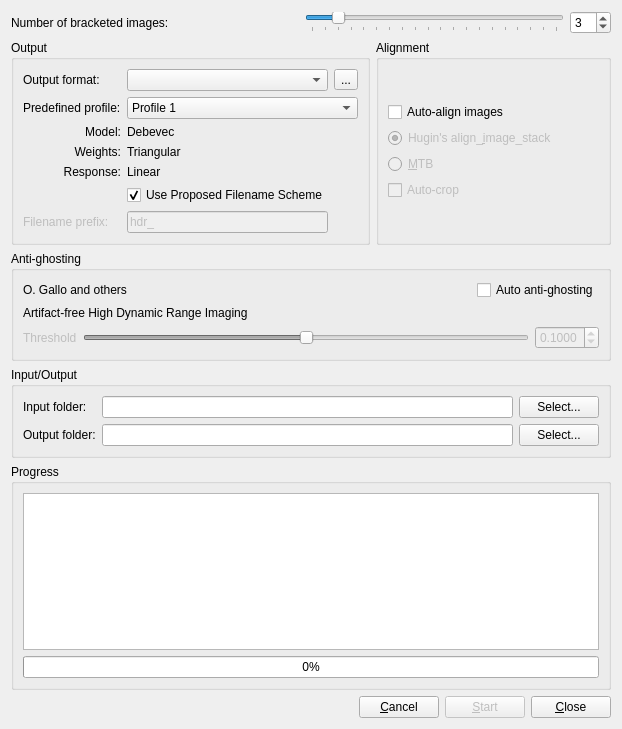
<?xml version="1.0" encoding="UTF-8"?>
<ui version="4.0">
 <class>BatchHDRDialog</class>
 <widget class="QDialog" name="BatchHDRDialog">
  <property name="geometry">
   <rect>
    <x>0</x>
    <y>0</y>
    <width>622</width>
    <height>729</height>
   </rect>
  </property>
  <property name="windowTitle">
   <string>Batch HDR</string>
  </property>
  <property name="windowIcon">
   <iconset resource="../../icons.qrc">
    <normaloff>:/program-icons/luminance-hdr</normaloff>:/program-icons/luminance-hdr</iconset>
  </property>
  <layout class="QGridLayout" name="gridLayout_9">
   <item row="1" column="0">
    <layout class="QHBoxLayout" name="horizontalLayout_4"/>
   </item>
   <item row="0" column="0" colspan="2">
    <layout class="QHBoxLayout" name="horizontalLayout" stretch="1,1,2,0">
     <item>
      <widget class="QLabel" name="label">
       <property name="text">
        <string>Number of bracketed images:</string>
       </property>
      </widget>
     </item>
     <item>
      <spacer name="horizontalSpacer">
       <property name="orientation">
        <enum>Qt::Horizontal</enum>
       </property>
       <property name="sizeHint" stdset="0">
        <size>
         <width>40</width>
         <height>20</height>
        </size>
       </property>
      </spacer>
     </item>
     <item>
      <widget class="QSlider" name="horizontalSlider">
       <property name="toolTip">
        <string>Select the number of bracketed pictures used to create the HDRs</string>
       </property>
       <property name="minimum">
        <number>1</number>
       </property>
       <property name="maximum">
        <number>20</number>
       </property>
       <property name="value">
        <number>3</number>
       </property>
       <property name="orientation">
        <enum>Qt::Horizontal</enum>
       </property>
       <property name="tickPosition">
        <enum>QSlider::TicksBelow</enum>
       </property>
       <property name="tickInterval">
        <number>1</number>
       </property>
      </widget>
     </item>
     <item>
      <widget class="QSpinBox" name="spinBox">
       <property name="toolTip">
        <string>Select the number of bracketed pictures used to create the HDRs</string>
       </property>
       <property name="minimum">
        <number>1</number>
       </property>
       <property name="maximum">
        <number>20</number>
       </property>
       <property name="value">
        <number>3</number>
       </property>
      </widget>
     </item>
    </layout>
   </item>
   <item row="2" column="0" colspan="2">
    <layout class="QHBoxLayout" name="horizontalLayout_3" stretch="1,1">
     <item>
      <widget class="QGroupBox" name="groupBoxOutput">
       <property name="sizePolicy">
        <sizepolicy hsizetype="Preferred" vsizetype="Minimum">
         <horstretch>0</horstretch>
         <verstretch>0</verstretch>
        </sizepolicy>
       </property>
       <property name="title">
        <string>Output</string>
       </property>
       <layout class="QGridLayout" name="gridLayout_7">
        <item row="0" column="0">
         <layout class="QGridLayout" name="gridLayout_5" columnstretch="0,0,0">
          <item row="0" column="1">
           <widget class="QComboBox" name="formatComboBox">
            <property name="sizePolicy">
             <sizepolicy hsizetype="Preferred" vsizetype="Fixed">
              <horstretch>1</horstretch>
              <verstretch>0</verstretch>
             </sizepolicy>
            </property>
            <property name="toolTip">
             <string>Choose an HDR output file format</string>
            </property>
            <property name="currentIndex">
             <number>-1</number>
            </property>
           </widget>
          </item>
          <item row="6" column="0">
           <widget class="QLabel" name="label_4">
            <property name="enabled">
             <bool>false</bool>
            </property>
            <property name="text">
             <string>Filename prefix:</string>
            </property>
           </widget>
          </item>
          <item row="1" column="1" colspan="2">
           <widget class="QComboBox" name="profileComboBox">
            <property name="toolTip">
             <string>Choose one of the creation predefined profiles. 
See documentation for more information.</string>
            </property>
            <property name="currentIndex">
             <number>0</number>
            </property>
            <item>
             <property name="text">
              <string>Profile 1</string>
             </property>
            </item>
            <item>
             <property name="text">
              <string>Profile 2</string>
             </property>
            </item>
            <item>
             <property name="text">
              <string>Profile 3</string>
             </property>
            </item>
            <item>
             <property name="text">
              <string>Profile 4</string>
             </property>
            </item>
            <item>
             <property name="text">
              <string>Profile 5</string>
             </property>
            </item>
            <item>
             <property name="text">
              <string>Profile 6</string>
             </property>
            </item>
           </widget>
          </item>
          <item row="0" column="0">
           <widget class="QLabel" name="label_3">
            <property name="text">
             <string>Output format:</string>
            </property>
           </widget>
          </item>
          <item row="6" column="1">
           <widget class="QLineEdit" name="prefixLineEdit">
            <property name="enabled">
             <bool>false</bool>
            </property>
            <property name="text">
             <string>hdr_</string>
            </property>
           </widget>
          </item>
          <item row="5" column="1">
           <widget class="QCheckBox" name="proposedFilenameCheckBox">
            <property name="toolTip">
             <string>&lt;html&gt;&lt;head/&gt;&lt;body&gt;&lt;p&gt;With leaving this checked, filenames for created HDRs will be of the form &lt;span style=&quot; font-style:italic;&quot;&gt;first-last_HdrCreationModel.ext &lt;/span&gt;where first is the file name of 1st braketed image in the set, last is the file name of the last bracketed image in the set and extension is the selected HDR file format extension.&lt;/p&gt;&lt;/body&gt;&lt;/html&gt;</string>
            </property>
            <property name="text">
             <string>Use Proposed Filename Scheme</string>
            </property>
            <property name="checked">
             <bool>true</bool>
            </property>
           </widget>
          </item>
          <item row="4" column="0">
           <widget class="QLabel" name="label_10">
            <property name="text">
             <string>Response:</string>
            </property>
            <property name="alignment">
             <set>Qt::AlignRight|Qt::AlignTrailing|Qt::AlignVCenter</set>
            </property>
           </widget>
          </item>
          <item row="3" column="0">
           <widget class="QLabel" name="label_11">
            <property name="text">
             <string>Weights:</string>
            </property>
            <property name="alignment">
             <set>Qt::AlignRight|Qt::AlignTrailing|Qt::AlignVCenter</set>
            </property>
           </widget>
          </item>
          <item row="1" column="0">
           <widget class="QLabel" name="label_2">
            <property name="text">
             <string>Predefined profile:</string>
            </property>
           </widget>
          </item>
          <item row="0" column="2">
           <widget class="QToolButton" name="formatSettingsButton">
            <property name="toolTip">
             <string>Image format options</string>
            </property>
            <property name="text">
             <string notr="true">...</string>
            </property>
           </widget>
          </item>
          <item row="2" column="0">
           <widget class="QLabel" name="label_12">
            <property name="text">
             <string>Model:</string>
            </property>
            <property name="alignment">
             <set>Qt::AlignRight|Qt::AlignTrailing|Qt::AlignVCenter</set>
            </property>
           </widget>
          </item>
          <item row="2" column="1">
           <widget class="QLabel" name="labelModel">
            <property name="text">
             <string>Debevec</string>
            </property>
           </widget>
          </item>
          <item row="3" column="1">
           <widget class="QLabel" name="labelWeights">
            <property name="text">
             <string>Triangular</string>
            </property>
           </widget>
          </item>
          <item row="4" column="1">
           <widget class="QLabel" name="labelResponse">
            <property name="text">
             <string>Linear</string>
            </property>
           </widget>
          </item>
         </layout>
        </item>
       </layout>
      </widget>
     </item>
     <item>
      <layout class="QVBoxLayout" name="verticalLayout_4">
       <item>
        <widget class="QGroupBox" name="groupBoxAlignment">
         <property name="title">
          <string>Alignment</string>
         </property>
         <layout class="QGridLayout" name="gridLayout_2">
          <item row="0" column="0">
           <layout class="QGridLayout" name="gridLayout_6">
            <item row="2" column="0" colspan="2">
             <widget class="QRadioButton" name="aisRadioButton">
              <property name="enabled">
               <bool>false</bool>
              </property>
              <property name="toolTip">
               <string>Use Hugin's align_image_stack engine</string>
              </property>
              <property name="text">
               <string>Hugin's align_&amp;image_stack</string>
              </property>
              <property name="checked">
               <bool>true</bool>
              </property>
             </widget>
            </item>
            <item row="3" column="0" colspan="2">
             <widget class="QRadioButton" name="MTBRadioButton">
              <property name="enabled">
               <bool>false</bool>
              </property>
              <property name="toolTip">
               <string>Use MTB (Median Threshold Bitmap) engine</string>
              </property>
              <property name="text">
               <string>&amp;MTB</string>
              </property>
             </widget>
            </item>
            <item row="0" column="0">
             <widget class="QCheckBox" name="autoAlignCheckBox">
              <property name="enabled">
               <bool>true</bool>
              </property>
              <property name="toolTip">
               <string>Auto align the bracketed pictures</string>
              </property>
              <property name="text">
               <string>Auto-align images</string>
              </property>
             </widget>
            </item>
            <item row="4" column="0">
             <widget class="QCheckBox" name="autoCropCheckBox">
              <property name="enabled">
               <bool>false</bool>
              </property>
              <property name="text">
               <string>Auto-crop</string>
              </property>
             </widget>
            </item>
           </layout>
          </item>
         </layout>
        </widget>
       </item>
      </layout>
     </item>
    </layout>
   </item>
   <item row="6" column="0" colspan="2">
    <layout class="QHBoxLayout" name="horizontalLayout_6">
     <item>
      <spacer name="horizontalSpacer_2">
       <property name="orientation">
        <enum>Qt::Horizontal</enum>
       </property>
       <property name="sizeHint" stdset="0">
        <size>
         <width>40</width>
         <height>20</height>
        </size>
       </property>
      </spacer>
     </item>
     <item>
      <widget class="QPushButton" name="cancelButton">
       <property name="text">
        <string>&amp;Cancel</string>
       </property>
       <property name="autoDefault">
        <bool>false</bool>
       </property>
      </widget>
     </item>
     <item>
      <widget class="QPushButton" name="startButton">
       <property name="enabled">
        <bool>false</bool>
       </property>
       <property name="text">
        <string>&amp;Start</string>
       </property>
       <property name="autoDefault">
        <bool>false</bool>
       </property>
      </widget>
     </item>
     <item>
      <widget class="QPushButton" name="closeButton">
       <property name="text">
        <string>&amp;Close</string>
       </property>
       <property name="autoDefault">
        <bool>false</bool>
       </property>
      </widget>
     </item>
    </layout>
   </item>
   <item row="5" column="0" colspan="2">
    <widget class="QGroupBox" name="groupBox_2">
     <property name="title">
      <string>Progress</string>
     </property>
     <layout class="QVBoxLayout" name="verticalLayout_6">
      <item>
       <widget class="QTextEdit" name="textEdit">
        <property name="readOnly">
         <bool>true</bool>
        </property>
       </widget>
      </item>
      <item>
       <widget class="QProgressBar" name="progressBar">
        <property name="value">
         <number>0</number>
        </property>
       </widget>
      </item>
     </layout>
    </widget>
   </item>
   <item row="4" column="0" colspan="2">
    <widget class="QGroupBox" name="groupBoxIO">
     <property name="title">
      <string>Input/Output</string>
     </property>
     <layout class="QGridLayout" name="gridLayout_8">
      <item row="0" column="0">
       <layout class="QGridLayout" name="gridLayout_4">
        <item row="1" column="2">
         <widget class="QLineEdit" name="outputLineEdit">
          <property name="readOnly">
           <bool>true</bool>
          </property>
         </widget>
        </item>
        <item row="0" column="2">
         <widget class="QLineEdit" name="inputLineEdit">
          <property name="readOnly">
           <bool>true</bool>
          </property>
         </widget>
        </item>
        <item row="1" column="3">
         <widget class="QPushButton" name="selectOutputFolder">
          <property name="toolTip">
           <string>Folder where created HDRs are saved</string>
          </property>
          <property name="text">
           <string>Select...</string>
          </property>
          <property name="icon">
           <iconset theme="document-open">
            <normaloff>.</normaloff>.</iconset>
          </property>
          <property name="autoDefault">
           <bool>false</bool>
          </property>
         </widget>
        </item>
        <item row="0" column="3">
         <widget class="QPushButton" name="selectInputFolder">
          <property name="toolTip">
           <string>Folder where bracketed pictures are located (in alphabetical order)</string>
          </property>
          <property name="text">
           <string>Select...</string>
          </property>
          <property name="icon">
           <iconset theme="document-open">
            <normaloff>.</normaloff>.</iconset>
          </property>
          <property name="autoDefault">
           <bool>false</bool>
          </property>
         </widget>
        </item>
        <item row="0" column="1">
         <widget class="QLabel" name="label_5">
          <property name="text">
           <string>Input folder:</string>
          </property>
          <property name="scaledContents">
           <bool>false</bool>
          </property>
         </widget>
        </item>
        <item row="1" column="1">
         <widget class="QLabel" name="label_6">
          <property name="text">
           <string>Output folder:</string>
          </property>
         </widget>
        </item>
       </layout>
      </item>
     </layout>
    </widget>
   </item>
   <item row="3" column="0" colspan="2">
    <widget class="QGroupBox" name="groupBoxAg">
     <property name="title">
      <string>Anti-ghosting</string>
     </property>
     <layout class="QGridLayout" name="gridLayout">
      <item row="1" column="0" colspan="2">
       <layout class="QHBoxLayout" name="horizontalLayout_9">
        <item>
         <widget class="QLabel" name="label_8">
          <property name="text">
           <string>Artifact-free High Dynamic Range Imaging</string>
          </property>
         </widget>
        </item>
       </layout>
      </item>
      <item row="2" column="0">
       <widget class="QLabel" name="label_9">
        <property name="enabled">
         <bool>false</bool>
        </property>
        <property name="text">
         <string>Threshold</string>
        </property>
       </widget>
      </item>
      <item row="2" column="1">
       <widget class="QSlider" name="threshold_horizontalSlider">
        <property name="enabled">
         <bool>false</bool>
        </property>
        <property name="toolTip">
         <string>&lt;html&gt;&lt;head/&gt;&lt;body&gt;&lt;p&gt;Threshold used by auto anti-ghosting algorithm. A lower threshold means a more aggressive processing but that can lower the final dynamic range. Use the &amp;quot;Recompute&amp;quot; button to see the actual patches coverage and adjust the threshold accordingly&lt;/p&gt;&lt;/body&gt;&lt;/html&gt;</string>
        </property>
        <property name="maximum">
         <number>10000</number>
        </property>
        <property name="singleStep">
         <number>1</number>
        </property>
        <property name="pageStep">
         <number>10</number>
        </property>
        <property name="value">
         <number>5000</number>
        </property>
        <property name="orientation">
         <enum>Qt::Horizontal</enum>
        </property>
        <property name="tickPosition">
         <enum>QSlider::NoTicks</enum>
        </property>
       </widget>
      </item>
      <item row="2" column="2">
       <widget class="QDoubleSpinBox" name="threshold_doubleSpinBox">
        <property name="enabled">
         <bool>false</bool>
        </property>
        <property name="toolTip">
         <string>&lt;html&gt;&lt;head/&gt;&lt;body&gt;&lt;p&gt;Threshold used by auto anti-ghosting algorithm. A lower threshold means a more aggressive processing but that can lower the final dynamic range. Use the &amp;quot;Recompute&amp;quot; button to see the actual patches coverage and adjust the threshold accordingly&lt;/p&gt;&lt;/body&gt;&lt;/html&gt;</string>
        </property>
        <property name="decimals">
         <number>4</number>
        </property>
        <property name="maximum">
         <double>1.000000000000000</double>
        </property>
        <property name="singleStep">
         <double>0.001000000000000</double>
        </property>
        <property name="value">
         <double>0.100000000000000</double>
        </property>
       </widget>
      </item>
      <item row="0" column="0" colspan="3">
       <layout class="QHBoxLayout" name="horizontalLayout_8">
        <item>
         <widget class="QLabel" name="label_7">
          <property name="text">
           <string>O. Gallo and others</string>
          </property>
         </widget>
        </item>
        <item>
         <spacer name="horizontalSpacer_3">
          <property name="orientation">
           <enum>Qt::Horizontal</enum>
          </property>
          <property name="sizeHint" stdset="0">
           <size>
            <width>40</width>
            <height>20</height>
           </size>
          </property>
         </spacer>
        </item>
        <item>
         <widget class="QCheckBox" name="autoAG_checkBox">
          <property name="toolTip">
           <string>&lt;html&gt;&lt;head/&gt;&lt;body&gt;&lt;p&gt;Enable auto anti-ghosting algorithm&lt;/p&gt;&lt;/body&gt;&lt;/html&gt;</string>
          </property>
          <property name="text">
           <string>Auto anti-ghosting</string>
          </property>
         </widget>
        </item>
       </layout>
      </item>
     </layout>
    </widget>
   </item>
  </layout>
 </widget>
 <tabstops>
  <tabstop>horizontalSlider</tabstop>
  <tabstop>spinBox</tabstop>
  <tabstop>formatComboBox</tabstop>
  <tabstop>formatSettingsButton</tabstop>
  <tabstop>profileComboBox</tabstop>
  <tabstop>proposedFilenameCheckBox</tabstop>
  <tabstop>prefixLineEdit</tabstop>
  <tabstop>autoAlignCheckBox</tabstop>
  <tabstop>aisRadioButton</tabstop>
  <tabstop>MTBRadioButton</tabstop>
  <tabstop>autoAG_checkBox</tabstop>
  <tabstop>threshold_horizontalSlider</tabstop>
  <tabstop>threshold_doubleSpinBox</tabstop>
  <tabstop>inputLineEdit</tabstop>
  <tabstop>selectInputFolder</tabstop>
  <tabstop>outputLineEdit</tabstop>
  <tabstop>selectOutputFolder</tabstop>
  <tabstop>textEdit</tabstop>
  <tabstop>cancelButton</tabstop>
  <tabstop>startButton</tabstop>
  <tabstop>closeButton</tabstop>
 </tabstops>
 <resources>
  <include location="../../icons.qrc"/>
 </resources>
 <connections>
  <connection>
   <sender>spinBox</sender>
   <signal>valueChanged(int)</signal>
   <receiver>horizontalSlider</receiver>
   <slot>setValue(int)</slot>
   <hints>
    <hint type="sourcelabel">
     <x>614</x>
     <y>35</y>
    </hint>
    <hint type="destinationlabel">
     <x>508</x>
     <y>32</y>
    </hint>
   </hints>
  </connection>
  <connection>
   <sender>horizontalSlider</sender>
   <signal>valueChanged(int)</signal>
   <receiver>spinBox</receiver>
   <slot>setValue(int)</slot>
   <hints>
    <hint type="sourcelabel">
     <x>508</x>
     <y>32</y>
    </hint>
    <hint type="destinationlabel">
     <x>614</x>
     <y>35</y>
    </hint>
   </hints>
  </connection>
  <connection>
   <sender>closeButton</sender>
   <signal>clicked()</signal>
   <receiver>BatchHDRDialog</receiver>
   <slot>accept()</slot>
   <hints>
    <hint type="sourcelabel">
     <x>614</x>
     <y>721</y>
    </hint>
    <hint type="destinationlabel">
     <x>285</x>
     <y>291</y>
    </hint>
   </hints>
  </connection>
  <connection>
   <sender>autoAG_checkBox</sender>
   <signal>toggled(bool)</signal>
   <receiver>threshold_horizontalSlider</receiver>
   <slot>setEnabled(bool)</slot>
   <hints>
    <hint type="sourcelabel">
     <x>606</x>
     <y>341</y>
    </hint>
    <hint type="destinationlabel">
     <x>519</x>
     <y>395</y>
    </hint>
   </hints>
  </connection>
  <connection>
   <sender>autoAG_checkBox</sender>
   <signal>toggled(bool)</signal>
   <receiver>threshold_doubleSpinBox</receiver>
   <slot>setEnabled(bool)</slot>
   <hints>
    <hint type="sourcelabel">
     <x>606</x>
     <y>341</y>
    </hint>
    <hint type="destinationlabel">
     <x>607</x>
     <y>400</y>
    </hint>
   </hints>
  </connection>
  <connection>
   <sender>autoAG_checkBox</sender>
   <signal>toggled(bool)</signal>
   <receiver>label_9</receiver>
   <slot>setEnabled(bool)</slot>
   <hints>
    <hint type="sourcelabel">
     <x>606</x>
     <y>341</y>
    </hint>
    <hint type="destinationlabel">
     <x>72</x>
     <y>400</y>
    </hint>
   </hints>
  </connection>
  <connection>
   <sender>autoAlignCheckBox</sender>
   <signal>toggled(bool)</signal>
   <receiver>aisRadioButton</receiver>
   <slot>setEnabled(bool)</slot>
   <hints>
    <hint type="sourcelabel">
     <x>509</x>
     <y>118</y>
    </hint>
    <hint type="destinationlabel">
     <x>553</x>
     <y>158</y>
    </hint>
   </hints>
  </connection>
  <connection>
   <sender>autoAlignCheckBox</sender>
   <signal>toggled(bool)</signal>
   <receiver>MTBRadioButton</receiver>
   <slot>setEnabled(bool)</slot>
   <hints>
    <hint type="sourcelabel">
     <x>509</x>
     <y>118</y>
    </hint>
    <hint type="destinationlabel">
     <x>553</x>
     <y>198</y>
    </hint>
   </hints>
  </connection>
  <connection>
   <sender>autoAlignCheckBox</sender>
   <signal>toggled(bool)</signal>
   <receiver>autoCropCheckBox</receiver>
   <slot>setEnabled(bool)</slot>
   <hints>
    <hint type="sourcelabel">
     <x>509</x>
     <y>118</y>
    </hint>
    <hint type="destinationlabel">
     <x>553</x>
     <y>254</y>
    </hint>
   </hints>
  </connection>
  <connection>
   <sender>proposedFilenameCheckBox</sender>
   <signal>toggled(bool)</signal>
   <receiver>label_4</receiver>
   <slot>setDisabled(bool)</slot>
   <hints>
    <hint type="sourcelabel">
     <x>287</x>
     <y>238</y>
    </hint>
    <hint type="destinationlabel">
     <x>82</x>
     <y>273</y>
    </hint>
   </hints>
  </connection>
  <connection>
   <sender>proposedFilenameCheckBox</sender>
   <signal>toggled(bool)</signal>
   <receiver>prefixLineEdit</receiver>
   <slot>setDisabled(bool)</slot>
   <hints>
    <hint type="sourcelabel">
     <x>350</x>
     <y>238</y>
    </hint>
    <hint type="destinationlabel">
     <x>350</x>
     <y>273</y>
    </hint>
   </hints>
  </connection>
 </connections>
</ui>
